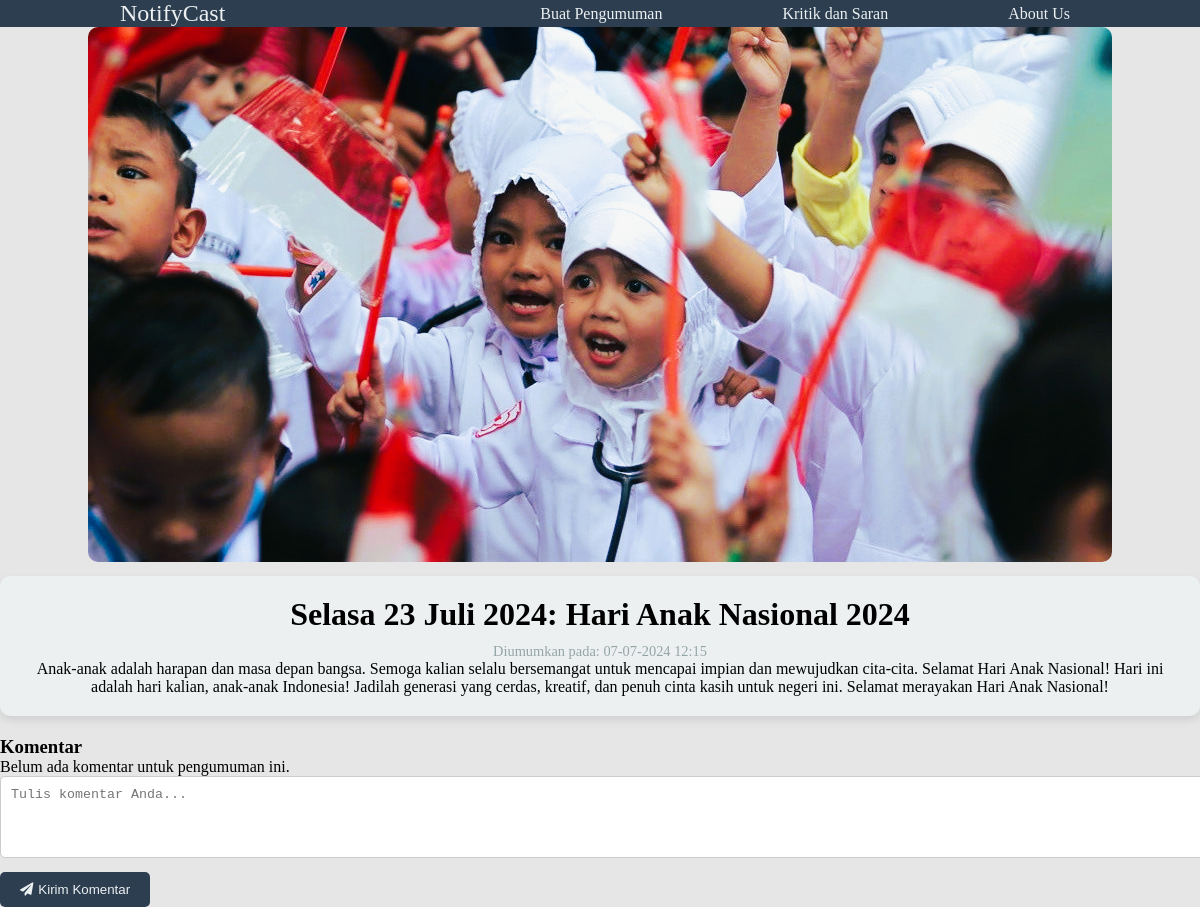
Page /detail_pengumuman.php?id=22 on the committed database.
### tables this page shows
CREATE TABLE `pengumuman` (
  `id_pengumuman` int(11) NOT NULL,
  `judul` varchar(255) NOT NULL,
  `isi_pengumuman` text NOT NULL,
  `gambar` varchar(255) DEFAULT NULL,
  `created_at` timestamp NOT NULL DEFAULT current_timestamp()
);

### detail_pengumuman.php (the view, shortened to what this page needs)
<?php
include "koneksi.php";
$id_pengumuman = isset($_GET['id']) ? $_GET['id'] : null;
$hasil_pengumuman = null;
$query_komentar = null;
if ($id_pengumuman) {
    $query_pengumuman = mysqli_query($conn, "SELECT * FROM pengumuman WHERE id_pengumuman = '$id_pengumuman'");
    $hasil_pengumuman = mysqli_fetch_array($query_pengumuman);
    $query_komentar = mysqli_query($conn, "SELECT * FROM komentar WHERE id_pengumuman = '$id_pengumuman'");
}
?>
<!DOCTYPE html>
<html lang="en">
<head>
    <link rel="stylesheet" href="css/style.css">
    <link rel="stylesheet" href="css/navbar.css">
    <link rel="stylesheet" href="css/dashboard.css">
    <link rel="stylesheet" href="https://cdnjs.cloudflare.com/ajax/libs/font-awesome/5.15.3/css/all.min.css">
</head>
<body>
    <nav class="nav">
        <div class="containerr">
            <div class="logo">
            <a href="dashboard_admin.php">NotifyCast</a>
            </div>
            <div class="navbar">
                <ul>
                    <li><a href="buat_pengumuman.php">Buat Pengumuman</a></li>
                    <li><a href="tampil_kritik.php">Kritik dan Saran</a></li>
                    <li><a href="aboutus.html">About Us</a></li>
                </ul>
            </div>
        </div>
    </nav>
    <div class="isi-dashboard">
        <div class="profil">
            <div class="lampir">
                <?php if ($hasil_pengumuman && $hasil_pengumuman['gambar']) { ?>
                    <img src="uploads/<?php echo $hasil_pengumuman['gambar']; ?>" alt="gambar">
                <?php } else { ?>
                    <img src="img/bg-gray.jpg" alt="gambar">
                <?php } ?>
            </div>
            <div class="desc">
                <?php if ($hasil_pengumuman) { ?>
                    <h1><?php echo $hasil_pengumuman['judul']; ?></h1>
                    <p class="tanggal">Diumumkan pada: <?php echo date("d-m-Y H:i", strtotime($hasil_pengumuman['created_at'])); ?></p>
                    <p><?php echo $hasil_pengumuman['isi_pengumuman']; ?></p>
                <?php } else { ?>
                    <p>Pengumuman tidak ditemukan.</p>
                <?php } ?>
            </div>
        </div>
        <div class="kontent-dashboard">
            <h3>Komentar</h3>
            <?php
            if ($query_komentar && mysqli_num_rows($query_komentar) > 0) {
                while ($komentar = mysqli_fetch_array($query_komentar)) {
                    ?>
                    <div class="isi-komentar">
                        <p><strong><?php echo htmlspecialchars($komentar['nama']); ?></strong>: <?php echo htmlspecialchars($komentar['komentar']); ?></p>
                        <form method="post" action="hapus_komentar.php">
                            <input type="hidden" name="id_komentar" value="<?php echo $komentar['id_komentar']; ?>">
                            <button type="submit" class="hapus-komentar-btn"><i class="fas fa-trash-alt"></i> Hapus</button>
                        </form>
                    </div>
                    <?php
                }
            } else {
                echo "<p>Belum ada komentar untuk pengumuman ini.</p>";
            }
            ?>
            <form method="post" action="">
                <textarea name="komentar" rows="4" placeholder="Tulis komentar Anda..." required></textarea><br>
                <button type="submit" class="kirim-komentar-btn"><i class="fas fa-paper-plane"></i> Kirim Komentar</button>
            </form>
        </div>
    </div>
</body>
</html>

### css/style.css (style rules this page uses)
* { margin: 0; padding: 0; text-decoration: none; }
body { background-color: #E6E6E6; }
.containerr { width: 80%; margin: auto; }

### css/navbar.css (style rules this page uses)
.nav { background-color: #2c3e50; color: #ecf0f1; padding: 0; }
.nav .containerr { display: flex; justify-content: space-between; align-items: center; max-width: 1200px; padding: 0px; }
.nav .logo a { color: #ecf0f1; font-size: 24px; text-decoration: none; }
.nav .navbar ul { list-style-type: none; display: flex; align-items: center; margin-left: 50px; }
.nav .navbar ul li { margin-left: 100px; }
.nav .navbar ul li a { color: #ecf0f1; text-decoration: none; padding: 5px 10px; border-radius: 5px; transition: background-color 0.3s; }

### css/dashboard.css (style rules this page uses)
.kontent-dashboard p { overflow: hidden; white-space: nowrap; text-overflow: ellipsis; }

### detail_pengumuman.php (style rules this page uses)
.nav { background-color: #2c3e50; color: #ecf0f1; padding: 0; }
.nav .containerr { display: flex; justify-content: space-between; align-items: center; max-width: 1200px; padding: 0px; }
.nav .logo a { color: #ecf0f1; font-size: 24px; text-decoration: none; }
.nav .navbar ul { list-style-type: none; display: flex; align-items: center; margin-left: 50px; }
.nav .navbar ul li { margin-left: 100px; }
.nav .navbar ul li a { color: #ecf0f1; text-decoration: none; padding: 5px 10px; border-radius: 5px; transition: background-color 0.3s; }
.lampir { text-align: center; }
.lampir img { max-width: 100%; height: auto; border-radius: 10px; margin-bottom: 10px; display: inline-block; }
.desc { padding: 20px; background-color: #ecf0f1; border-radius: 10px; margin-top: 0px; box-shadow: 0 4px 8px rgba(0, 0, 0, 0.1); text-align: center; }
.desc h1 { margin-bottom: 10px; }
.tanggal { color: #95a5a6; font-size: 0.9em; }
.kontent-dashboard { margin-top: 20px; }
form textarea { width: 100%; padding: 10px; margin-bottom: 10px; border: 1px solid #ccc; border-radius: 5px; resize: vertical; }
form .kirim-komentar-btn { padding: 10px 20px; background-color: #2c3e50; color: #ecf0f1; border: none; border-radius: 5px; cursor: pointer; transition: background-color 0.3s; display: flex; align-items: center; }
form .kirim-komentar-btn i { margin-right: 5px; }

### rows in the picture
pengumuman: gambar (picture), judul "Selasa 23 Juli 2024: Hari Anak Nasional 2024", created_at "07-07-2024 12:15", isi_pengumuman "Anak-anak adalah harapan dan masa depan bangsa. Semoga kalian selalu bersemangat untuk mencapai impian dan mewujudkan cita-cita. Selamat Hari Anak Nasional! Hari ini adalah hari kalian, anak-anak Indonesia! Jadilah generasi yang cerdas, kreatif, dan penuh cinta kasih untuk negeri ini. Selamat merayakan Hari Anak Nasional!"
